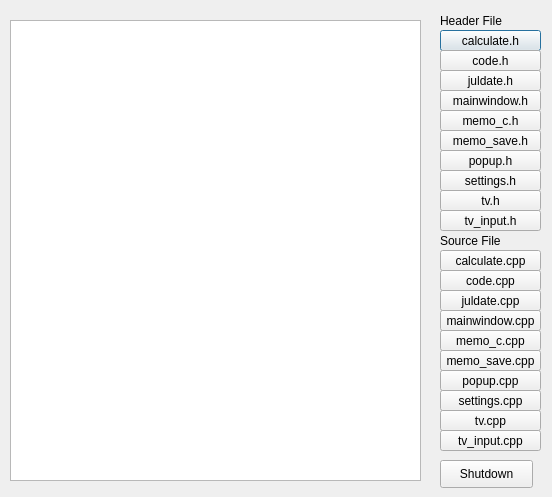
<?xml version="1.0" encoding="UTF-8"?>
<ui version="4.0">
 <class>code</class>
 <widget class="QDialog" name="code">
  <property name="geometry">
   <rect>
    <x>0</x>
    <y>0</y>
    <width>552</width>
    <height>497</height>
   </rect>
  </property>
  <property name="windowTitle">
   <string>Dialog</string>
  </property>
  <widget class="QTextBrowser" name="textBrowser">
   <property name="geometry">
    <rect>
     <x>10</x>
     <y>20</y>
     <width>411</width>
     <height>461</height>
    </rect>
   </property>
  </widget>
  <widget class="QPushButton" name="pushButton_Hcal">
   <property name="geometry">
    <rect>
     <x>440</x>
     <y>30</y>
     <width>101</width>
     <height>21</height>
    </rect>
   </property>
   <property name="text">
    <string>calculate.h</string>
   </property>
  </widget>
  <widget class="QLabel" name="label">
   <property name="geometry">
    <rect>
     <x>440</x>
     <y>10</y>
     <width>101</width>
     <height>21</height>
    </rect>
   </property>
   <property name="text">
    <string>Header File</string>
   </property>
  </widget>
  <widget class="QPushButton" name="pushButton_Hcode">
   <property name="geometry">
    <rect>
     <x>440</x>
     <y>50</y>
     <width>101</width>
     <height>21</height>
    </rect>
   </property>
   <property name="text">
    <string>code.h</string>
   </property>
  </widget>
  <widget class="QPushButton" name="pushButton_Hjul">
   <property name="geometry">
    <rect>
     <x>440</x>
     <y>70</y>
     <width>101</width>
     <height>21</height>
    </rect>
   </property>
   <property name="text">
    <string>juldate.h</string>
   </property>
  </widget>
  <widget class="QPushButton" name="pushButton_Hmain">
   <property name="geometry">
    <rect>
     <x>440</x>
     <y>90</y>
     <width>101</width>
     <height>21</height>
    </rect>
   </property>
   <property name="text">
    <string>mainwindow.h</string>
   </property>
  </widget>
  <widget class="QPushButton" name="pushButton_Hmemo_c">
   <property name="geometry">
    <rect>
     <x>440</x>
     <y>110</y>
     <width>101</width>
     <height>21</height>
    </rect>
   </property>
   <property name="text">
    <string>memo_c.h</string>
   </property>
  </widget>
  <widget class="QPushButton" name="pushButton_Hpopup">
   <property name="geometry">
    <rect>
     <x>440</x>
     <y>150</y>
     <width>101</width>
     <height>21</height>
    </rect>
   </property>
   <property name="text">
    <string>popup.h</string>
   </property>
  </widget>
  <widget class="QPushButton" name="pushButton_Hset">
   <property name="geometry">
    <rect>
     <x>440</x>
     <y>170</y>
     <width>101</width>
     <height>21</height>
    </rect>
   </property>
   <property name="text">
    <string>settings.h</string>
   </property>
  </widget>
  <widget class="QPushButton" name="pushButton_Htv">
   <property name="geometry">
    <rect>
     <x>440</x>
     <y>190</y>
     <width>101</width>
     <height>21</height>
    </rect>
   </property>
   <property name="text">
    <string>tv.h</string>
   </property>
  </widget>
  <widget class="QPushButton" name="pushButton_Htvin">
   <property name="geometry">
    <rect>
     <x>440</x>
     <y>210</y>
     <width>101</width>
     <height>21</height>
    </rect>
   </property>
   <property name="text">
    <string>tv_input.h</string>
   </property>
  </widget>
  <widget class="QLabel" name="label_2">
   <property name="geometry">
    <rect>
     <x>440</x>
     <y>230</y>
     <width>101</width>
     <height>21</height>
    </rect>
   </property>
   <property name="text">
    <string>Source File</string>
   </property>
  </widget>
  <widget class="QPushButton" name="pushButton_Cmemo_c">
   <property name="geometry">
    <rect>
     <x>440</x>
     <y>330</y>
     <width>101</width>
     <height>21</height>
    </rect>
   </property>
   <property name="text">
    <string>memo_c.cpp</string>
   </property>
  </widget>
  <widget class="QPushButton" name="pushButton_Cpopup">
   <property name="geometry">
    <rect>
     <x>440</x>
     <y>370</y>
     <width>101</width>
     <height>21</height>
    </rect>
   </property>
   <property name="text">
    <string>popup.cpp</string>
   </property>
  </widget>
  <widget class="QPushButton" name="pushButton_Cmain">
   <property name="geometry">
    <rect>
     <x>440</x>
     <y>310</y>
     <width>101</width>
     <height>21</height>
    </rect>
   </property>
   <property name="text">
    <string>mainwindow.cpp</string>
   </property>
  </widget>
  <widget class="QPushButton" name="pushButton_Ctvin">
   <property name="geometry">
    <rect>
     <x>440</x>
     <y>430</y>
     <width>101</width>
     <height>21</height>
    </rect>
   </property>
   <property name="text">
    <string>tv_input.cpp</string>
   </property>
  </widget>
  <widget class="QPushButton" name="pushButton_Cjul">
   <property name="geometry">
    <rect>
     <x>440</x>
     <y>290</y>
     <width>101</width>
     <height>21</height>
    </rect>
   </property>
   <property name="text">
    <string>juldate.cpp</string>
   </property>
  </widget>
  <widget class="QPushButton" name="pushButton_Cset">
   <property name="geometry">
    <rect>
     <x>440</x>
     <y>390</y>
     <width>101</width>
     <height>21</height>
    </rect>
   </property>
   <property name="text">
    <string>settings.cpp</string>
   </property>
  </widget>
  <widget class="QPushButton" name="pushButton_Ctv">
   <property name="geometry">
    <rect>
     <x>440</x>
     <y>410</y>
     <width>101</width>
     <height>21</height>
    </rect>
   </property>
   <property name="text">
    <string>tv.cpp</string>
   </property>
  </widget>
  <widget class="QPushButton" name="pushButton_Ccal">
   <property name="geometry">
    <rect>
     <x>440</x>
     <y>250</y>
     <width>101</width>
     <height>21</height>
    </rect>
   </property>
   <property name="text">
    <string>calculate.cpp</string>
   </property>
  </widget>
  <widget class="QPushButton" name="pushButton_Ccode">
   <property name="geometry">
    <rect>
     <x>440</x>
     <y>270</y>
     <width>101</width>
     <height>21</height>
    </rect>
   </property>
   <property name="text">
    <string>code.cpp</string>
   </property>
  </widget>
  <widget class="QPushButton" name="pushButton_close">
   <property name="geometry">
    <rect>
     <x>440</x>
     <y>460</y>
     <width>93</width>
     <height>28</height>
    </rect>
   </property>
   <property name="text">
    <string>Shutdown</string>
   </property>
  </widget>
  <widget class="QPushButton" name="pushButton_Hmemo_s">
   <property name="geometry">
    <rect>
     <x>440</x>
     <y>130</y>
     <width>101</width>
     <height>21</height>
    </rect>
   </property>
   <property name="text">
    <string>memo_save.h</string>
   </property>
  </widget>
  <widget class="QPushButton" name="pushButton_Cmemo_s">
   <property name="geometry">
    <rect>
     <x>440</x>
     <y>350</y>
     <width>101</width>
     <height>21</height>
    </rect>
   </property>
   <property name="text">
    <string>memo_save.cpp</string>
   </property>
  </widget>
 </widget>
 <resources/>
 <connections/>
</ui>
